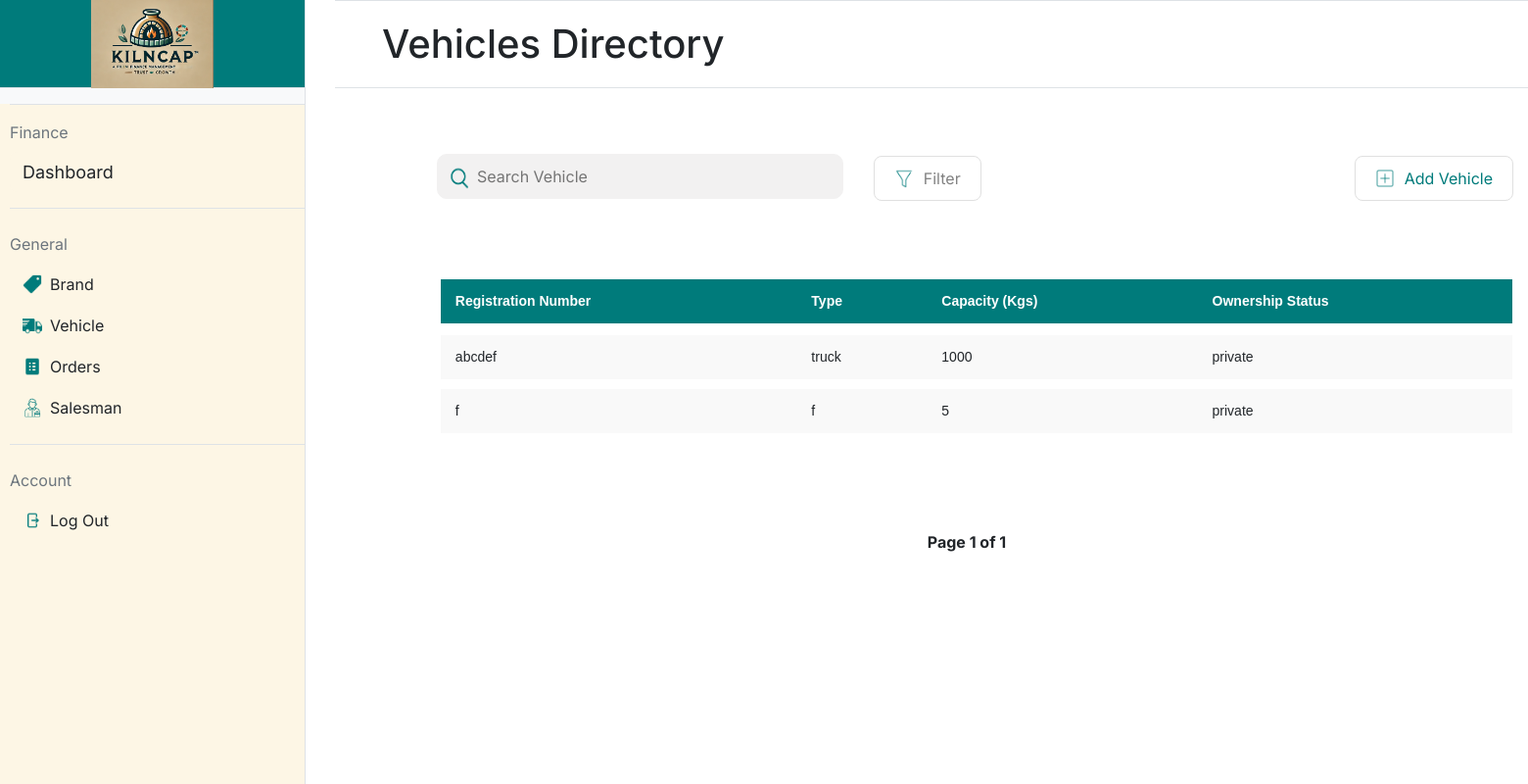
/vehicle, run on the app's committed database.
### app.py (models this page shows, shortened)
class Vehicle(db.Model):
    __tablename__ = 'vehicles'
    id = db.Column(db.Integer, primary_key=True)
    registration_no = db.Column(db.String(20), unique=True, nullable=False)  # Vehicle registration number
    vehicle_type = db.Column(db.String(50), nullable=False)  # Type of vehicle
    capacity = db.Column(db.Integer, nullable=False)  # Capacity in kilograms
    ownership_status = db.Column(db.String(10), nullable=False)  # Ownership status (own/private)

### app.py (the view)
@app.route('/vehicle', methods=['GET'])
def vehicle():
    page = request.args.get('page', 1, type=int)  # Get the current page number from the URL query parameter
    per_page = 5  # Number of vehicles to display per page
    vehicles_paginated = Vehicle.query.paginate(page=page, per_page=per_page)  # Query the vehicles with pagination
    return render_template('vehicle.html', vehicles=vehicles_paginated.items, pagination=vehicles_paginated)

### templates/vehicle.html (shortened to what this page needs)
{% extends "base.html" %}
{% block title %}
<link rel="stylesheet" href="static/vehicle.css">
{% endblock %}
{% block mainheading %}
Vehicles Directory
{% endblock %}
{% block maincontent %}
<div>
    <table style="padding-left: 5.5%;">
        <form action="{{ url_for('vehicle_list_buttons') }}" method="post">
            <td style="width:40%; padding-left: 85px;">
                <div style="position: relative; width: 100%;">
                    <img src="/static/icons/search-icon.png"
                         alt="Search Icon"
                         style="position: absolute; left: 7px; top: 60%; transform: translateY(-50%); width: 30px; height: 30px;">
                    <input type="text"
                           placeholder="Search Vehicle"
                           style="width: 100%; padding-left: 40px;">
                </div>
            </td>
            <td style="width:10%;padding-left: 30px;padding-top:15px">
                <button class="styled-button" name="button"
                    value="filter_vehicle">
                    <img src="/static/icons/filter-icon.png" alt="Icon"
                        class="button-icon">
                    Filter
                </button>
            </td>
            <td style="padding-left: 380px;padding-top:15px">
                <button class="styled-button" name="button" value="add_vehicle">
                    <img src="/static/icons/add-icon.png" alt="Icon"
                        class="button-icon">
                    <div style="color:#007B7B">Add Vehicle</div>
                </button>
            </td>
        </form>
    </table>
    <div style="padding: 5.5%;">
        <table class="styled-table"
            style="padding-left: 20px; width: 100%; border-collapse: separate; border-spacing: 0 10px;">
            <thead>
                <tr>
                    <th>Registration Number</th>
                    <th>Type</th>
                    <th>Capacity (Kgs)</th>
                    <th>Ownership Status</th>
                </tr>
            </thead>
            <tbody>
                {% for vehicle in vehicles %}
                <tr
                    data-url="{{ url_for('vehicle_details', vehicle_id=vehicle.id) }}"
                    onclick="redirectToDetails(this)" style="cursor: pointer;">
                    <td>{{ vehicle.registration_no }}</td>
                    <td>{{ vehicle.vehicle_type }}</td>
                    <td>{{ vehicle.capacity }}</td>
                    <td>{{ vehicle.ownership_status }}</td>
                </tr>
                {% endfor %}
            </tbody>
        </table>
    </div>
    <div class="pagination">
        <span>Page {{ pagination.page }} of {{ pagination.pages }}</span>
    </div>
</div>
{% endblock %}

### static/styles.css (style rules this page uses)
body { font-family: "Inter"; margin: 0; height: 100vh; display: flex; }
input[type="text"], input[type="password"] { width: 100%; padding: 10px; margin-top: 10px; background-color: #f2f1f1; border: 1px solid #f2f1f1; border-radius: 10px; }

### static/vehicle.css (style rules this page uses)
body { font-family: "Inter"; margin: 0; height: 100vh; display: flex; }
.styled-button { display: flex; align-items: center; padding: 10px 20px; font-size: 16px; background-color: #ffffff; color: #828282; border: 1px #e0e0e0 solid; border-radius: 8px; cursor: pointer; outline: none; }
.button-icon { height: 20px; margin-right: 10px; }
.styled-table { width: 500px; border-collapse: separate; border-spacing: 0 10px; font-family: Arial, sans-serif; font-size: 14px; }
.styled-table thead tr { background-color: #007b7b; color: white; text-align: left; height: 40px; }
.styled-table th, .styled-table td { padding: 12px 15px; }
.styled-table tbody tr { background-color: #f9f9f9; border-bottom: 1px solid #dddddd; }
.styled-table tbody tr:last-of-type { border-bottom: none; }
.styled-table th { border-bottom: 2px solid white; font-weight: bold; }
.pagination { display: flex; justify-content: center; margin: 20px 0; }
.pagination span { margin: 0 10px; font-weight: bold; }

### data on the page
Vehicle: registration_no "abcdef", vehicle_type "truck", capacity "1000", ownership_status "private"
Vehicle: registration_no "f", vehicle_type "f", capacity "5", ownership_status "private"

### other printed values
{{ pagination.page }} "1"
{{ pagination.pages }} "1"
